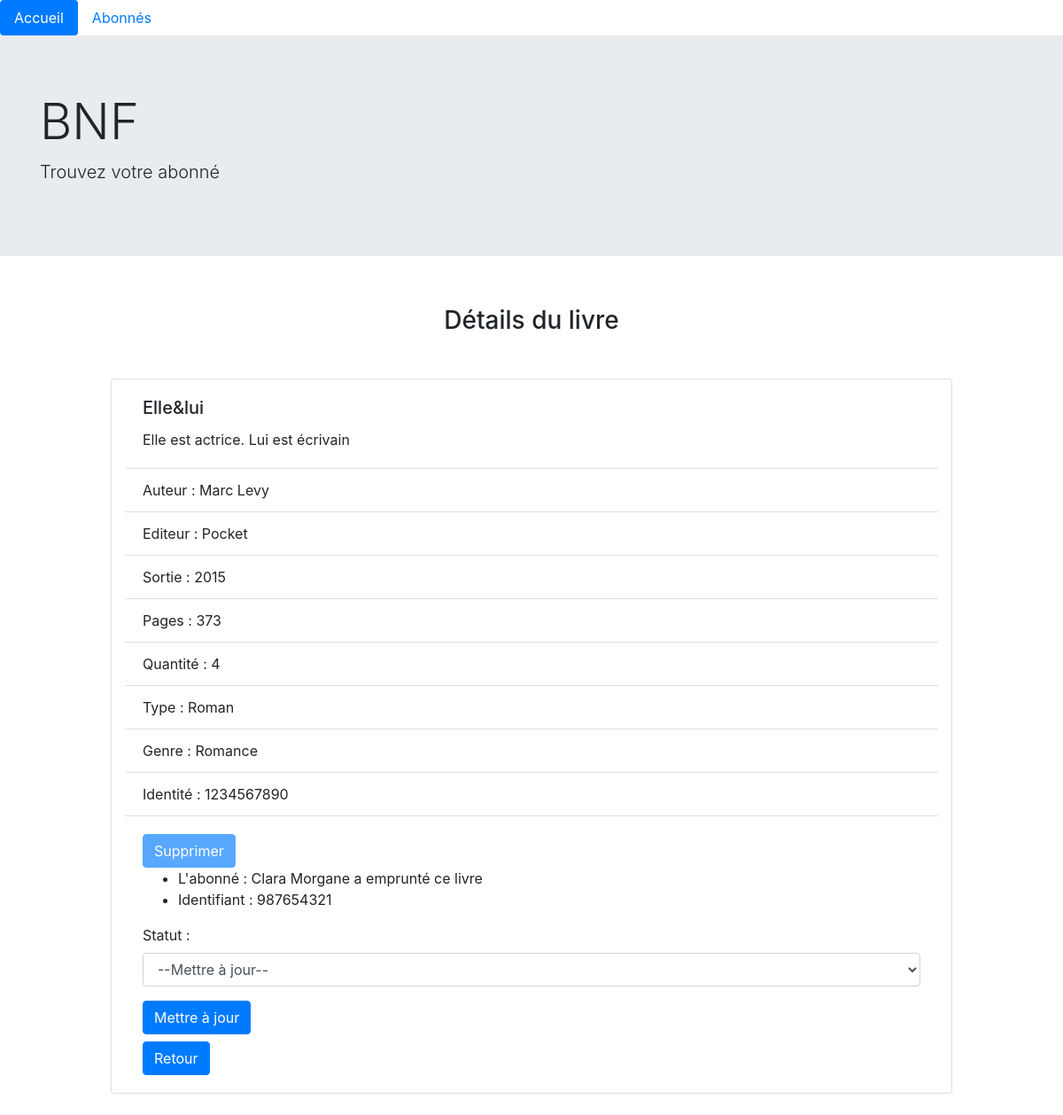
The app's page /book.php?id=1, older data.
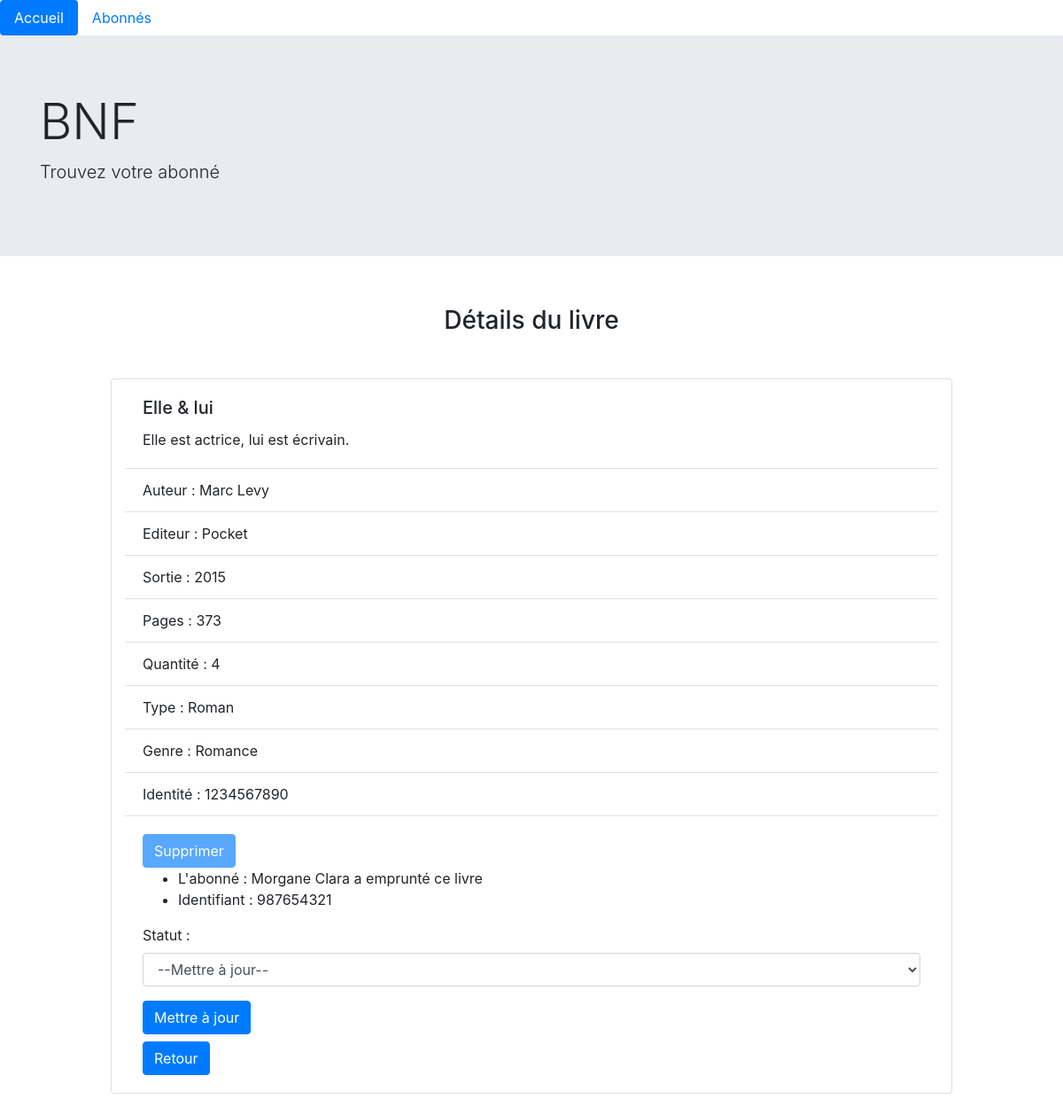
The same page, newer data.
### tables this page shows
CREATE TABLE Book(
  id INT UNSIGNED NOT NULL AUTO_INCREMENT,
  isbn CHAR(13) NOT NULL UNIQUE,
  title VARCHAR(100) NOT NULL,
  author VARCHAR(100) NOT NULL,
  publisher VARCHAR(100) NOT NULL,
  publicationYear YEAR NOT NULL,
  pagesNumber INT NOT NULL,
  summary TEXT NOT NULL,
  quantity INT NOT NULL,
  bookType VARCHAR(50) NOT NULL,
  bookNature VARCHAR(50) NOT NULL,
  identificationBook CHAR(10) NOT NULL UNIQUE,
  userId INT UNSIGNED,
  PRIMARY KEY (id),
  FOREIGN KEY (userId) REFERENCES User(id)
);

CREATE TABLE User(
  id INT UNSIGNED NOT NULL AUTO_INCREMENT,
  lastname VARCHAR(50) NOT NULL,
  firstname VARCHAR(50) NOT NULL,
  email VARCHAR(100) NOT NULL UNIQUE,
  city VARCHAR(30) NOT NULL,
  cityCode CHAR(5) NOT NULL,
  adress VARCHAR(50) NOT NULL,
  sex CHAR(1) NOT NULL,
  birthDate DATE NOT NULL,
  borrowingDate DATE NOT NULL,
  identificationUser CHAR(9) NOT NULL UNIQUE,
  PRIMARY KEY (id)
);

### book.php (called while the page is built, shortened)
<?php
require 'model/Database.php';
require 'model/BookManager.php';
require 'model/entity/Book.php';
require 'model/entity/User.php';
$book_manager = new BookManager();
$book = $book_manager->getBookByGetId();
include "View/bookView.php";

### model/dataBase.php (called while the page is built, shortened)
<?php
abstract class DataBase {
  static public function getConnection() {
    try {
      $db = new PDO("mysql:host=" . self::HOST . ";dbname=" . self::DBNAME, self::USER, self::PASSWORD);
      return $db;
    } catch (\Exception $e) {
      echo "Connexion à la base de données raté " . $e->getMessage() . "<br/>";
      die();
    }
  }
}

### model/bookManager.php (called while the page is built, shortened)
<?php
class BookManager {
  private PDO $_db;
  public function setDb(PDO $db) {
    $this->_db = $db;
  }
  public function getDb() {
    return $this->_db;
  }
  public function getBookByGetId():Book {
    $query = $this->getDb()->prepare(
      "SELECT lastname, firstname, identificationUser, b.*
      FROM User AS u
      RIGHT JOIN Book AS b
      ON u.id = b.userId
      WHERE b.id = :id"
    );
    $result = $query->execute([
      "id" => $_GET["id"]
    ]);
    $book_id = $query->fetchAll(PDO::FETCH_ASSOC)[0];
    $book = new Book($book_id);
    if ($book_id["lastname"] !== null) {
      $book->setUserLend(new user($book_id));
    }
    return $book;
  }
}

### model/entity/book.php (called while the page is built, shortened)
<?php
class Book {
  protected string $title;
  protected string $author;
  protected string $publisher;
  protected string $publicationYear;
  protected int $pagesNumber;
  protected string $summary;
  protected int $quantity;
  protected string $bookType;
  protected string $bookNature;
  protected string $identificationBook;
  protected ?User $userLend = null;
  protected ?string $userId;
  public function setId(int $id):self {
    return $this;
  }
  public function setUserLend(User $userLend = null):Book {
    $this->userLend = $userLend;
    return $this;
  }
  public function getUserLend() {
    return $this->userLend;
  }
  public function setIsbn(string $isbn):self {
    if (preg_match("/^[0-9]{13}$/",$isbn)) {
      return $this;
    }
    throw new Exception("L'ISBN contient 13 chiffres exactement");
  }
  public function setTitle(string $title):self {
    if (preg_match("/^[0-9a-zA-Z-'&@#_^éèàç()ù°\".+* ]{2,100}$/",$title)) {
      $this->title = $title;
      return $this;
    }
    throw new Exception("Titre entre 2 et 100 caractères");
  }
  public function getTitle() {
    return $this->title;
  }
  public function setAuthor(string $author):self {
    if (preg_match("/^[0-9a-zA-Z-'&_^éèàçù ]{2,100}$/",$author)) {
      $this->author = $author;
      return $this;
    }
    throw new Exception("Auteur entre 2 et 100 caractères");
  }
  public function getAuthor() {
    return $this->author;
  }
  public function setPublisher(string $publisher):self {
    if (preg_match("/^[0-9a-zA-Z-'^&éèàçù ]{2,100}$/",$publisher)) {
      $this->publisher = $publisher;
      return $this;
    }
    throw new Exception("Nom de l'éditeur entre 2 et 100 caractères");
  }
  public function getPublisher() {
    return $this->publisher;
  }
  public function setPublicationYear(string $publicationYear):self {
    if (preg_match("/^[0-9]{4}$/",strval($publicationYear))) {
      $this->publicationYear = $publicationYear;
      return $this;
    }
    throw new Exception("Année non conforme");
  }
  public function getPublicationYear() {
    return $this->publicationYear;
  }
  public function setPagesNumber(int $pagesNumber):self {
    if (preg_match("/^[0-9]{1,4}$/",strval($pagesNumber))) {
      $this->pagesNumber = $pagesNumber;
      return $this;
    }
    throw new Exception("Nombre de pages non conforme");
  }
  public function getPagesNumber() {
    return $this->pagesNumber;
  }
  public function setSummary(string $summary):self {
    $this->summary = $summary;
    return $this;
  }
  public function getSummary() {
    return $this->summary;
  }
  public function setQuantity(int $quantity):self {
    if (preg_match("/^[0-9]{1,2}$/",strval($quantity))) {
      $this->quantity = $quantity;
      return $this;
    }
    throw new Exception("Quantitée hors norme");
  }
  public function getQuantity() {
    return $this->quantity;
  }
  public function setBookType(string $bookType):self {
    if (preg_match("/^[0-9a-zA-Z-'^éèàçù ]{2,50}$/",$bookType)) {
      $this->bookType = $bookType;
      return $this;
    }
    throw new Exception("Type du livre entre 2 et 50 caractères");
  }
  public function getBookType() {
    return $this->bookType;
  }
  public function setBookNature(string $bookNature):self {
    if (preg_match("/^[0-9a-zA-Z-'^éèàçù ]{2,50}$/",$bookNature)) {
      $this->bookNature = $bookNature;
      return $this;
    }
    throw new Exception("Nature du livre entre 2 et 50 caractères");
  }
  public function getBookNature() {
    return $this->bookNature;
  }
  public function setIdentificationBook(string $identificationBook):self {
    if (preg_match("/^[0-9]{10}$/",$identificationBook)) {
      $this->identificationBook = $identificationBook;
      return $this;
    }
    throw new Exception("Identité du livre : 10 chiffres exactement");
  }
  public function getIdentificationBook() {
    return $this->identificationBook;
  }
  public function setUserId(int $userId = null):self {
    $this->userId = $userId;
    return $this;
  }
  public function getUserId() {
    return $this->userId;
  }
  private function hydrate(array $data) {
      foreach ($data as $key => $value) {
        $method = "set". ucfirst($key);
      }
  }
}

### model/entity/user.php (called while the page is built, shortened)
<?php
class User {
  protected string $lastname;
  protected string $firstname;
  protected string $identificationUser;
  public function setId(int $id):self {
    return $this;
  }
  public function setLastname(string $lastname):self {
    $this->lastname = $lastname;
    return $this;
  }
  public function getLastname() {
    return $this->lastname;
  }
  public function setFirstname(string $firstname):self {
    $this->firstname = $firstname;
    return $this;
  }
  public function getFirstname() {
    return $this->firstname;
  }
  public function setIdentificationUser(string $identificationUser):self {
    if (preg_match("/^[0-9]{9}$/",$identificationUser)) {
      $this->identificationUser = $identificationUser;
      return $this;
    }
    throw new Exception("Identification de 9 chiffres exactement");
  }
  public function getIdentificationUser() {
    return $this->identificationUser;
  }
  private function hydrate(array $data) {
      foreach ($data as $key => $value) {
        $method = "set". ucfirst($key);
      }
  }
}

### view/bookView.php (the view, shortened to what this page needs)
<?php
include 'view/template/nav.php';
include 'view/template/header.php';
?>
<section class="container">
  <div class="row">
    <h3 class="col-10 mx-auto my-4 text-center">Détails du livre</h3>
    <div class="card col-10 mx-auto my-4" style="width: 18rem;">
      <div class="card-body">
        <h5 class="card-title"><?=$book->getTitle()?></h5>
        <p class="card-text"><?=$book->getSummary()?></p>
      </div>
      <ul class="list-group list-group-flush">
        <li class="list-group-item">Auteur : <?=$book->getAuthor()?></li>
        <li class="list-group-item">Editeur : <?=$book->getPublisher()?></li>
        <li class="list-group-item">Sortie : <?=$book->getPublicationYear()?></li>
        <li class="list-group-item">Pages : <?=$book->getPagesNumber()?></li>
        <li class="list-group-item">Quantité : <?=$book->getQuantity()?></li>
        <li class="list-group-item">Type : <?=$book->getBookType()?></li>
        <li class="list-group-item">Genre : <?=$book->getBookNature()?></li>
        <li class="list-group-item">Identité : <?=$book->getIdentificationBook()?></li>
      </ul>
      <div class="card-body">
        <?php if ($book->getUserId() !== null): ?>
          <form action="" method="POST">
            <div class="form-group">
              <input type="submit" class="btn btn-primary" name="delete" value="Supprimer" disabled>
              <div class="">
                <ul>
                  <li><?="L'abonné : {$book->getUserLend()->getLastName()} {$book->getUserLend()->getFirstname()} a emprunté ce livre"?></li>
                  <li><?="Identifiant : {$book->getUserLend()->getidentificationUser()}"?></li>
                </ul>
              </div>
            </div>
          </form>
          <form action="" method="POST">
            <div class="form-group">
              <label for="userId">Statut :</label>
              <select class="form-control" id="userId" name="userId">
                <option value="">--Mettre à jour--</option>
              </select>
            </div>
            <button type="submit" class="btn btn-primary mb-2" name="bookBack">Mettre à jour</button>
          </form>
        <?php endif; ?>
        <a href="index.php" class="btn btn-primary">Retour</a>
      </div>
    </div>
  </div>
</section>
<?php
include 'view/template/footer.php';
 ?>

### view/template/nav.php (shortened to what this page needs)
<!doctype html>
<html lang="fr">
  <head>
    <link rel="stylesheet" href="https://cdn.jsdelivr.net/npm/bootstrap@4.5.3/dist/css/bootstrap.min.css">
  </head>
  <body>
    <main>
      <nav>
        <ul class="nav nav-pills">
          <li class="nav-item">
            <a class="nav-link active" href="index.php">Accueil</a>
          </li>
          <li class="nav-item">
            <a class="nav-link" href="users.php">Abonnés</a>
          </li>
        </ul>
      </nav>

### view/template/header.php
<header class="jumbotron jumbotron-fluid">
  <div class="container">
    <h1 class="display-4">BNF</h1>
    <p class="lead">Trouvez votre abonné</p>
  </div>
</header>

### view/template/footer.php (shortened to what this page needs)
  </main>
  </body>
</html>

Row changes from the older to the newer data that the page shows:
changed book "Marc Levy": title "Elle&lui" → "Elle & lui"; summary "Elle est actrice. Lui est écrivain" → "Elle est actrice, lui est écrivain."; userId.lastname "Clara" → "Morgane"; userId.firstname "Morgane" → "Clara"
